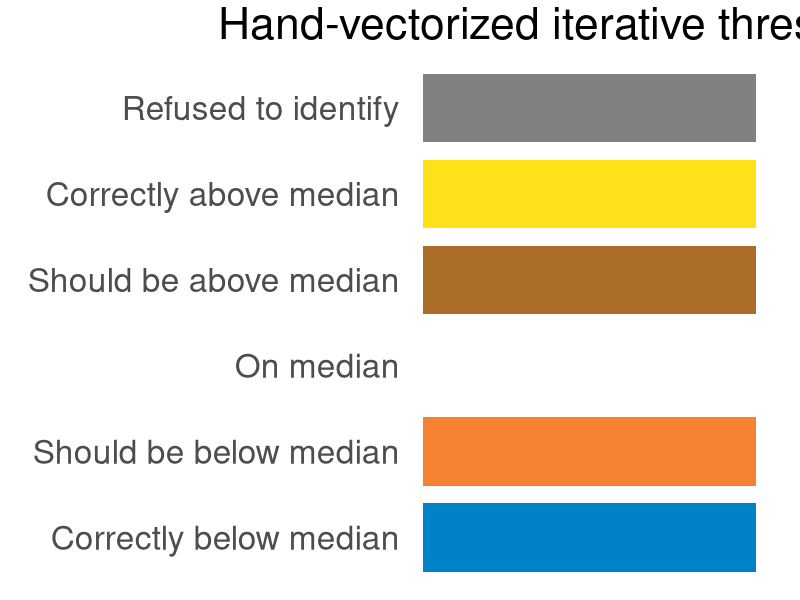

The R source for this figure: (Note: this script raises an error after producing the figure.)
library(ggplot2)
library(patchwork)
library(pixmap)
library(grid)
library(gridExtra)

# Function to read and prepare an image for plotting
prepare.image <- \(path, rotate = TRUE) {
  img <- read.pnm(path)
  img.array <- array(
    c(img@red, img@green, img@blue),
    dim = c(img@size[1], img@size[2], 3)
  )
  if (!rotate) {
    return(img.array)
  }
  rotated <- array(
    dim = c(img@size[2], img@size[1], 3)  # swap dimensions
  )
  for (i in 1:3) {
    rotated[,,i] <- t(apply(img.array[,,i], 2, rev))
  }
  return(rotated)
}

    
# Create a legend data frame
legend.data <- data.frame(
  color = c(
    rgb(0/255, 130/255, 200/255),   # BLUE
    rgb(245/255, 130/255, 48/255),  # ORANGE
    rgb(255/255, 255/255, 255/255),  # WHITE
    rgb(170/255, 110/255, 40/255),  # BROWN
    rgb(255/255, 225/255, 25/255),  # YELLOW
    rgb(128/255, 128/255, 128/255)# GRAY
  ),
  description = factor(
    c(
      "Correctly below median",
      "Should be below median",
      "On median",
      "Should be above median",
      "Correctly above median",
      "Refused to identify"
    ),
    levels = c(
      "Correctly below median",
      "Should be below median",
      "On median",
      "Should be above median",
      "Correctly above median",
      "Refused to identify"
    )
  )
)
get.legend <- ggplot(legend.data, aes(y = description, fill = color)) +
  geom_tile(aes(x = 1), width = 2, height = 0.8) +  # Make tiles wider and shorter
  scale_fill_identity() +
  theme_minimal() +
  theme(
    axis.title = element_blank(),
    axis.text.x = element_blank(),
    axis.text.y = element_text(size = 24),
    axis.ticks = element_blank(),
    panel.grid = element_blank(),
    plot.margin = margin(5, 20, 5, 20),
    plot.title = element_text(size = 32, hjust = 0.5)
  ) +
  labs(title = "Hand-vectorized iterative thresholding")


# Create a plot for a single image
plot.iteration <- \(img.array, title = NULL, marginxy = 0.2) {
  df <- expand.grid(
    x = seq_len(dim(img.array)[2]),
    y = seq_len(dim(img.array)[1])
  )
  df$r <- as.vector(img.array[,,1])
  df$g <- as.vector(img.array[,,2])
  df$b <- as.vector(img.array[,,3])
  df$col <- rgb(df$r, df$g, df$b)
  
  p <- ggplot(df, aes(x = x, y = y)) +
    geom_raster(aes(fill = col)) +
    scale_fill_identity() +
    coord_fixed() +
    theme_void()
  
  if (!is.null(title)) {
    p <- p + labs(title = title) +
      theme(
        plot.title = element_text(hjust = 0.5, size = 32),
        plot.margin = unit(c(0.2, marginxy, 0.2, marginxy), "cm")
      )
  }
  return(p)
}

compression.input <- plot.iteration(prepare.image("compress/avx2/input.ppm"), title = "Input Image (512x512 Luma)")
compression.output <- plot.iteration(prepare.image("compress/avx2/output.ppm"), title = "Tent Filter Compression Using Vectorized FMA Lookup Tables (127x127 Luma, padded to 128x128)")

# Create input and output plots
quantize.input <- plot.iteration(prepare.image("quantize/avx2/input.ppm"), title = expression(Hand-vectorized ~ DCTII ~ (D %*% A %*% D^t)))
quantize.output <- plot.iteration(prepare.image("quantize/avx2/output.ppm"), title = "Bit-Packed Hash Output")

# Create iteration plots
iter_plots <- list()
for (i in 0:7) {
  img <- prepare.image(sprintf("quantize/avx2/iter_%d.ppm", i))
  iter_plots[[i + 1]] <- plot.iteration(img, sprintf("Iteration %d", i), marginxy = 1.5)
}

print(iter_plots)

# Modified layout to include legend at the bottom
layout <- "
AAAAAA
AAAAAA
AAAAAA
AAAAAA
BBBBBB
BBBBBB
CCCCCC
CCCCCC
EEDDDD
EEDDDD
FFFFFF
FFFFFF
"

final <- wrap_plots(
  A = compression.input,
  B = compression.output,
  C = quantize.input,
  D = wrap_plots(iter_plots, ncol = 4),
  E = get.legend,
  F = quantize.output,
  design = layout
) +
  plot_annotation(
    title = "Yume-PDQ Pipeline Overview",
    theme = theme(
      plot.title = element_text(hjust = 0.5, size = 32, face = "bold"),
      plot.subtitle = element_text(hjust = 0.5, size = 32),
    )
  )

# Adjust dimensions to accommodate legend
ggsave("../pipeline_overview.png", final, 
       width = 24, height = 22, dpi = 300)
